Frame 1 (no input): blank canvas, image omitted
Frame 60 (no input): blank canvas, image omitted
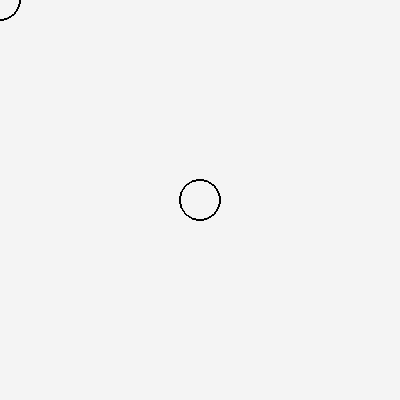
Frame 120 (the mouse pressed at the canvas centre since frame 60)

The p5.js sketch whose frames 1 and 60 were blank and that drew this single picture after the mouse press (run headless with seeded random() and noise() and a simulated clock; from frame 60 on, the mouse is pressed at the canvas centre):

// p5.js sketch
// ── sketch.js
function setup() {
  createCanvas(400, 400);
  noFill();
  background(244);
  console.log("Howdy");
}

function draw() {
  ellipse(mouseX, mouseY, 40, 40);
}
